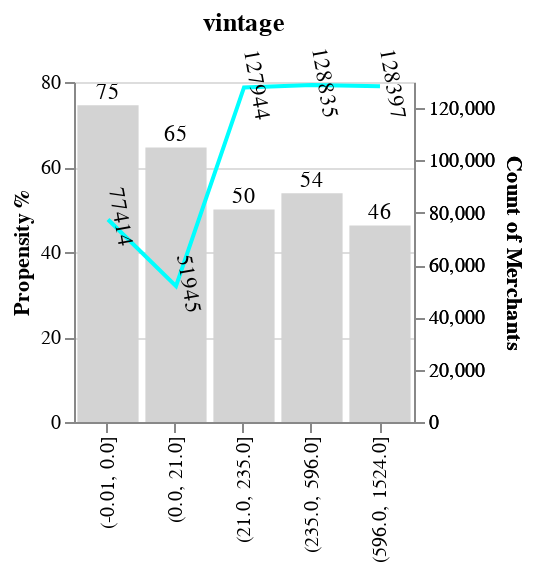

The cell this chart's notebook holds for it:
### Code cell
num_alt('vintage')

### Figure 1 — Vega-Lite specification as saved in the notebook (floating-point values rounded to 4 significant figures)
{"usermeta": {"embedOptions": {"theme": "fivethirtyeight"}}, "config": {"view": {"continuousWidth": 400, "continuousHeight": 300}}, "layer": [{"mark": {"type": "bar", "color": "lightgrey"}, "encoding": {"x": {"axis": {"title": ""}, "field": "vintage", "sort": [-0.01, 0, 21, 235, 596, 1524], "type": "ordinal"}, "y": {"axis": {"title": "Propensity %"}, "field": "target", "type": "quantitative"}}}, {"mark": {"type": "text", "align": "center", "baseline": "middle", "dy": -6}, "encoding": {"text": {"field": "target", "format": ".0f", "type": "quantitative"}, "x": {"axis": {"title": ""}, "field": "vintage", "sort": [-0.01, 0, 21, 235, 596, 1524], "type": "ordinal"}, "y": {"axis": {"labels": false, "ticks": false, "title": ""}, "field": "target", "type": "quantitative"}}}, {"mark": {"type": "line", "color": "aqua"}, "encoding": {"x": {"axis": {"title": ""}, "field": "vintage", "sort": [-0.01, 0, 21, 235, 596, 1524], "type": "ordinal"}, "y": {"field": "Count of Merchants", "type": "quantitative"}}}, {"mark": {"type": "text", "align": "center", "angle": 80, "baseline": "middle", "color": "black", "dy": -6}, "encoding": {"text": {"field": "Count of Merchants", "format": ".0f", "type": "quantitative"}, "x": {"axis": {"title": ""}, "field": "vintage", "sort": [-0.01, 0, 21, 235, 596, 1524], "type": "ordinal"}, "y": {"field": "Count of Merchants", "type": "quantitative"}}}], "data": {"name": "data-ac27817318b683b04b7ab2d42087c59d"}, "height": 170, "resolve": {"scale": {"y": "independent"}}, "title": "vintage", "width": 170, "$schema": "https://vega.github.io/schema/vega-lite/v4.17.0.json", "datasets": {"data-ac27817318b683b04b7ab2d42087c59d": [{"vintage": "(-0.01, 0.0]", "target": 74.54, "Count of Merchants": 77414}, {"vintage": "(0.0, 21.0]", "target": 64.6, "Count of Merchants": 51945}, {"vintage": "(21.0, 235.0]", "target": 50.03, "Count of Merchants": 127944}, {"vintage": "(235.0, 596.0]", "target": 53.84, "Count of Merchants": 128835}, {"vintage": "(596.0, 1524.0]", "target": 46.25, "Count of Merchants": 128397}]}}
